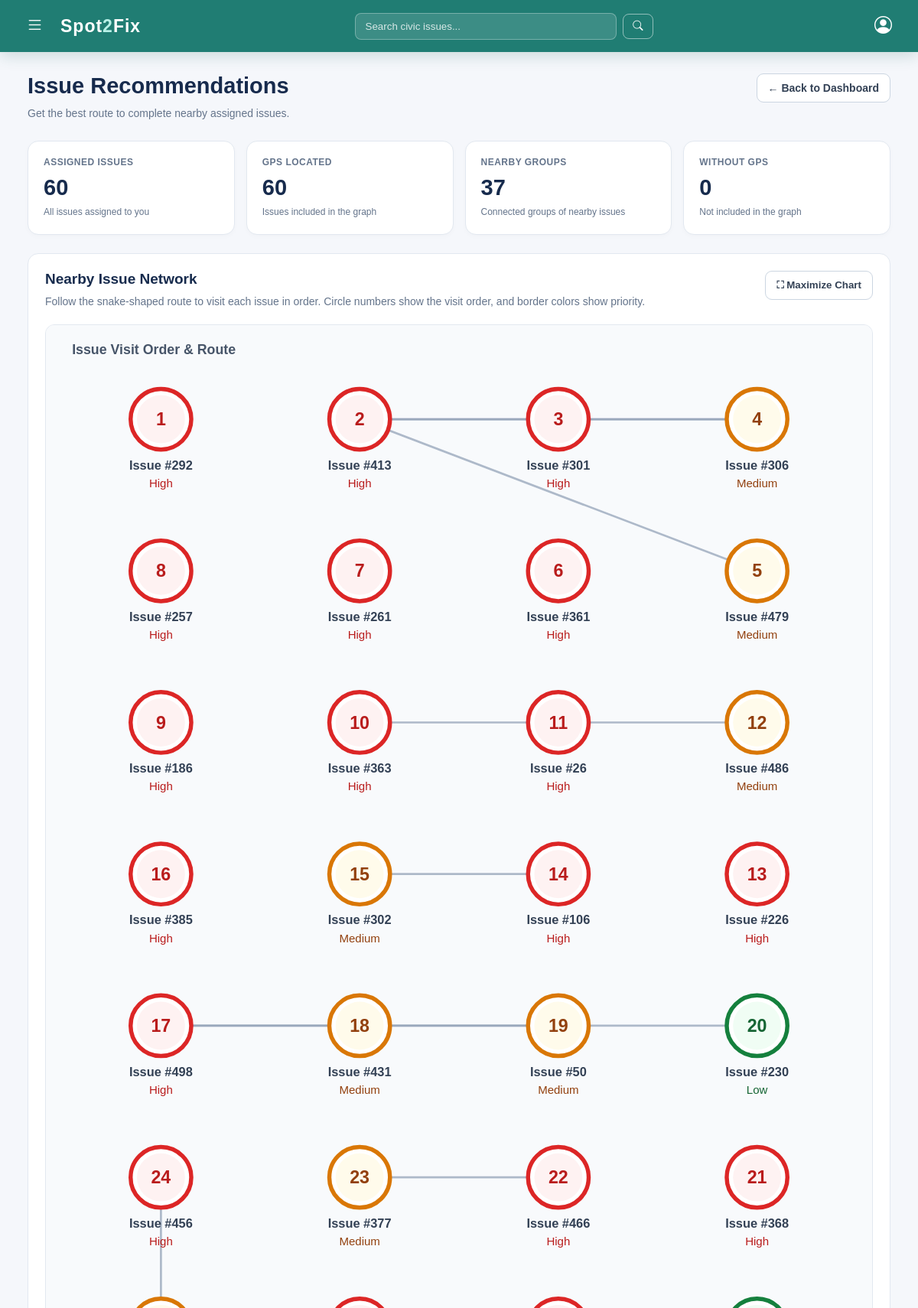
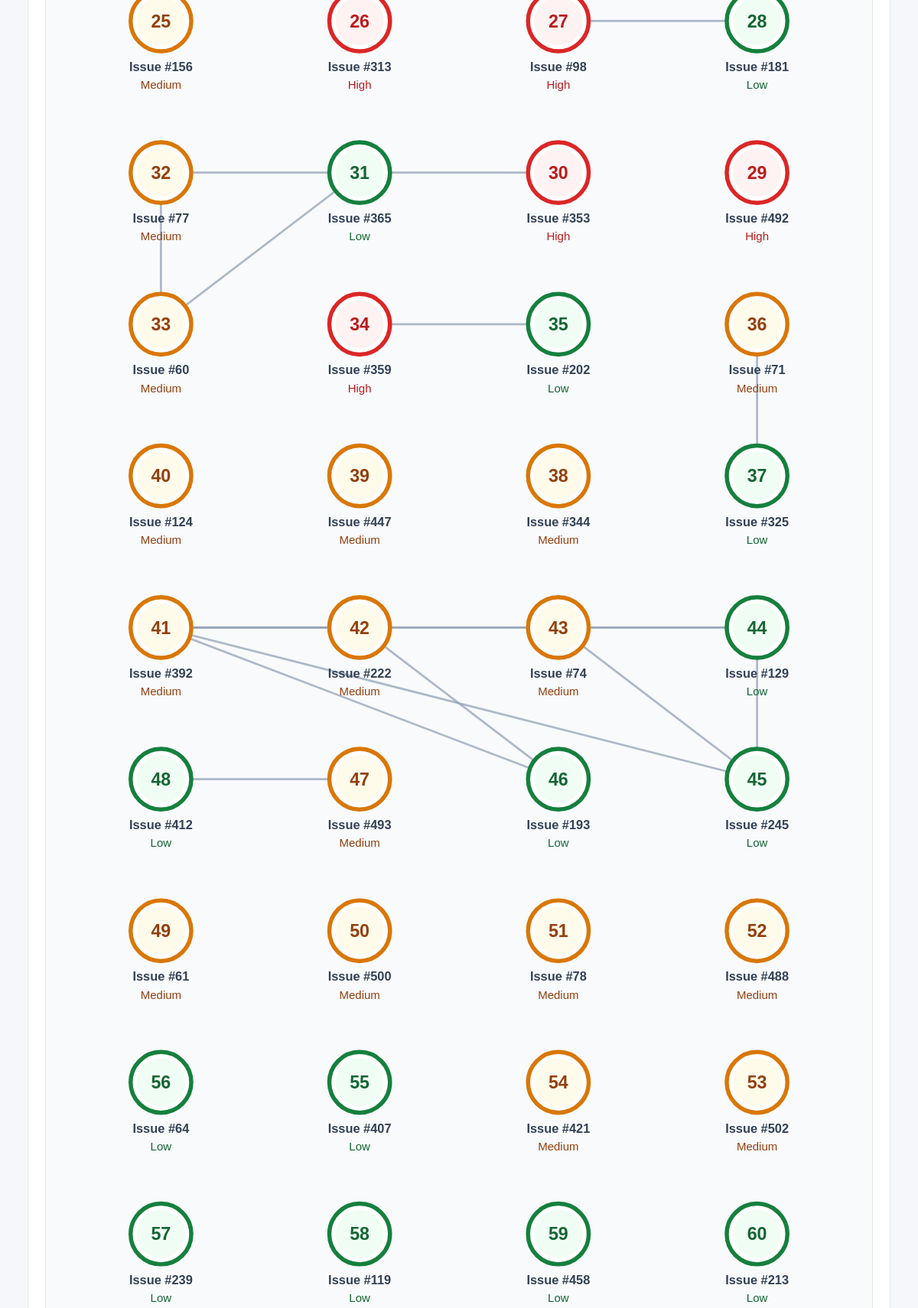
The page /maintenance/recommendations/ (signed in, upper part) on the database its author committed (2 pictures, top to bottom).
### app1/models.py (models this page shows, shortened)
class Issue(models.Model):
    CATEGORY_CHOICES = [
        ('pothole', 'Pothole'),
        ('damaged_road', 'Damaged Road'),
        ('waterlogging', 'Waterlogging'),
        ('garbage', 'Garbage'),
        ('other', 'Other'),
    ]
    STATUS_CHOICES = [
        ('submitted', 'Submitted'),
        ('under_review', 'Under Review'),
        ('in_progress', 'In Progress'),
        ('resolved', 'Resolved'),
    ]
    PRIORITY_CHOICES = [
        ('low', 'Low'),
        ('medium', 'Medium'),
        ('high', 'High'),
    ]
    user = models.ForeignKey(
        User, on_delete=models.CASCADE, related_name='issues'
    )
    title = models.CharField(max_length=200)
    description = models.TextField()
    category = models.CharField(
        max_length=30, choices=CATEGORY_CHOICES
    )
    photo = models.ImageField(upload_to='issues/', blank=True, null=True)
    latitude = models.FloatField(blank=True, null=True)
    longitude = models.FloatField(blank=True, null=True)
    priority = models.CharField(
        max_length=10, choices=PRIORITY_CHOICES, default='medium'
    )
    status = models.CharField(
        max_length=20, choices=STATUS_CHOICES, default='submitted'
    )
    created_at = models.DateTimeField(auto_now_add=True)

### app1/views.py (the view)
# urls.py: path('maintenance/recommendations/', views.maintenance_recommendations, name='maintenance_recommendations'),
@login_required
def maintenance_recommendations(request):
    try:
        profile = request.user.profile
    except Profile.DoesNotExist:
        messages.error(request, "User profile not found.")
        return redirect("home")
    if profile.role != "maintenance":
        messages.error(request, "Access denied.")
        return redirect("home")
    assignments = list(
        Assignment.objects.filter(
            assigned_to=request.user.username
        ).select_related(
            "issue",
            "issue__user",
        ).order_by("-assigned_at", "-pk")
    )
    located = []
    unlocated = []
    for assignment in assignments:
        issue = assignment.issue
        if issue.latitude is not None and issue.longitude is not None:
            located.append(assignment)
        else:
            unlocated.append(assignment)
    count = len(located)
    graph = {i: [] for i in range(count)}
    edges = []
    for i in range(count):
        for j in range(i + 1, count):
            issue_a = located[i].issue
            issue_b = located[j].issue
            distance = calculate_distance(
                issue_a.latitude,
                issue_a.longitude,
                issue_b.latitude,
                issue_b.longitude,
            )
            if distance <= 2:
                graph[i].append(j)
                graph[j].append(i)
                edges.append({
                    "source": i,
                    "target": j,
                    "distance": round(distance, 2),
                })
    priority_order = {
        "high": 0,
        "medium": 1,
        "low": 2,
    }
    def start_key(index):
        assignment = located[index]
        return (
            priority_order.get(
                assignment.issue.priority, 3
            ),
            assignment.assigned_at,
            assignment.pk,
        )
    start_order = sorted(range(count), key=start_key)
    visited = set()
    bfs_order = []
    components = []
    component_number = {}
    for start in start_order:
        if start in visited:
            continue
        queue = deque([start])
        visited.add(start)
        component = []
        while queue:
            current = queue.popleft()
            bfs_order.append(current)
            component.append(current)
            neighbours = sorted(
                graph[current],
                key=start_key,
            )
            for neighbour in neighbours:
                if neighbour not in visited:
                    visited.add(neighbour)
                    queue.append(neighbour)
        group_number = len(components) + 1
        for index in component:
            component_number[index] = group_number
        components.append(component)
    nodes = []
    columns = 4
    start_x = 110
    start_y = 90
    gap_x = 190
    gap_y = 145
    for position, index in enumerate(bfs_order):
        row = position // columns
        col = position % columns
        if row % 2 == 1:
            col = columns - 1 - col
        x = start_x + col * gap_x
        y = start_y + row * gap_y
        assignment = located[index]
        issue = assignment.issue
        nodes.append({
            "index": index,
            "x": x,
            "y": y,
            "id": issue.pk,
            "title": issue.title,
            "priority": issue.get_priority_display(),
            "priority_key": issue.priority,
            "status": issue.get_status_display(),
            "category": issue.get_category_display(),
            "component": component_number[index],
            "bfs_position": position + 1,
            "latitude": issue.latitude,
            "longitude": issue.longitude,
        })
    node_positions = {
        node["index"]: node
        for node in nodes
    }
    for edge in edges:
        source_node = node_positions[edge["source"]]
        target_node = node_positions[edge["target"]]
        edge["x1"] = source_node["x"]
        edge["y1"] = source_node["y"]
        edge["x2"] = target_node["x"]
        edge["y2"] = target_node["y"]
        edge["source_id"] = source_node["id"]
        edge["target_id"] = target_node["id"]
    ordered_assignments = [
        located[index]
        for index in bfs_order
    ]
    total_rows = (len(nodes) + columns - 1) // columns
    chart_width = (
        start_x * 2
        + (columns - 1) * gap_x
    )
    chart_height = (
        start_y * 2
        + max(0, total_rows - 1) * gap_y
    )
    context = {
        "nodes": nodes,
        "edges": edges,
        "components": components,
        "component_count": len(components),
        "located_count": count,
        "unlocated_assignments": unlocated,
        "bfs_assignments": ordered_assignments,
        "total_assignments": len(assignments),
        "chart_width": chart_width,
        "chart_height": chart_height,
    }
    return render(
        request,
        "project1/maintenance_recommendations.html",
        context,
    )

### app1/views.py (called while the page is built)
def calculate_distance(lat1, lon1, lat2, lon2):
    lat1, lon1, lat2, lon2 = map(
        float, [lat1, lon1, lat2, lon2]
    )
    lat1, lon1, lat2, lon2 = map(
        radians, [lat1, lon1, lat2, lon2]
    )
    dlat = lat2 - lat1
    dlon = lon2 - lon1
    a = (
        sin(dlat / 2) ** 2
        + cos(lat1) * cos(lat2) * sin(dlon / 2) ** 2
    )
    a = min(1.0, max(0.0, a))
    return 6371 * 2 * asin(sqrt(a))

### app1/templates/project1/maintenance_recommendations.html (shortened to what this page needs)
<!DOCTYPE html>
<html lang="en">
<head>
</head>
<body>
{% include "project1/navbar.html" %}
<main class="container">
    <section class="page-heading">
        <div>
            <h1>Issue Recommendations</h1>
            <p class="subtitle">
                Get the best route to complete nearby assigned issues.
            </p>
        </div>
        <a href="{% url 'maintenance_dashboard' %}" class="btn">
            ← Back to Dashboard
        </a>
    </section>
    <section class="stats-grid">
        <div class="stat-card">
            <div class="stat-label">Assigned Issues</div>
            <div class="stat-value">{{ total_assignments }}</div>
            <div class="stat-note">All issues assigned to you</div>
        </div>
        <div class="stat-card">
            <div class="stat-label">GPS Located</div>
            <div class="stat-value">{{ located_count }}</div>
            <div class="stat-note">Issues included in the graph</div>
        </div>
        <div class="stat-card">
            <div class="stat-label">Nearby Groups</div>
            <div class="stat-value">{{ component_count }}</div>
            <div class="stat-note">Connected groups of nearby issues</div>
        </div>
        <div class="stat-card">
            <div class="stat-label">Without GPS</div>
            <div class="stat-value">{{ unlocated_assignments|length }}</div>
            <div class="stat-note">Not included in the graph</div>
        </div>
    </section>
    <section class="chart-panel" id="recommendationChart">
        <div class="chart-header">
            <div>
                <h2>Nearby Issue Network</h2>
                <p class="muted">
                    Follow the snake-shaped route to visit each issue in order.
                    Circle numbers show the visit order, and border colors show priority.
                </p>
            </div>
            <button type="button"
                    class="btn"
                    id="maximizeChart"
                    onclick="toggleChart()"
                    aria-expanded="false">
                ⛶ Maximize Chart
            </button>
        </div>
        {% if nodes %}
        <div class="chart-scroll">
            <svg
                xmlns="http://www.w3.org/2000/svg"
                viewBox="0 0 {{ chart_width|default:870 }} {{ chart_height|default:180 }}"
                width="100%"
                height="{{ chart_height|default:180 }}"
                preserveAspectRatio="xMinYMin meet"
                role="img"
                aria-label="Assigned Issues Route & Priority">
                <defs>
                    <marker id="arrowhead"
                            markerWidth="8"
                            markerHeight="8"
                            refX="6"
                            refY="3"
                            orient="auto">
                        <path d="M0,0 L6,3 L0,6 Z" fill="#64748b"/>
                    </marker>
                </defs>
                <rect
                    x="0"
                    y="0"
                    width="{{ chart_width|default:870 }}"
                    height="{{ chart_height|default:180 }}"
                    fill="#f8fafc"
                />
                <text x="25"
                      y="28"
                      font-size="13"
                      font-weight="700"
                      fill="#475569">
                    Issue Visit Order & Route
                </text>
                {% for edge in edges %}
                <line
                    x1="{{ edge.x1 }}"
                    y1="{{ edge.y1 }}"
                    x2="{{ edge.x2 }}"
                    y2="{{ edge.y2 }}"
                    stroke="#94a3b8"
                    stroke-width="2"
                    stroke-opacity="0.75"
                />
                {% endfor %}
                {% for node in nodes %}
                <g>
                    <title>{{ node.bfs_position }}. {{ node.title }} — Priority: {{ node.priority }} — Status: {{ node.status }}</title>
                    <circle
                        cx="{{ node.x }}"
                        cy="{{ node.y }}"
                        r="29"
                        fill="#ffffff"
                        stroke="{% if node.priority_key == 'high' %}#dc2626{% elif node.priority_key == 'medium' %}#d97706{% else %}#15803d{% endif %}"
                        stroke-width="4"
                    />
                    <circle
                        cx="{{ node.x }}"
                        cy="{{ node.y }}"
                        r="23"
                        fill="{% if node.priority_key == 'high' %}#fef2f2{% elif node.priority_key == 'medium' %}#fffbeb{% else %}#f0fdf4{% endif %}"
                    />
                    <text
                        x="{{ node.x }}"
                        y="{{ node.y|add:'6' }}"
                        text-anchor="middle"
                        font-size="17"
                        font-weight="800"
                        fill="{% if node.priority_key == 'high' %}#b91c1c{% elif node.priority_key == 'medium' %}#92400e{% else %}#166534{% endif %}">
                        {{ node.bfs_position }}
                    </text>
                    <text
                        x="{{ node.x }}"
                        y="{{ node.y|add:'48' }}"
                        text-anchor="middle"
                        font-size="12"
                        font-weight="700"
                        fill="#334155">
                        Issue #{{ node.id }}
                    </text>
                    <text
                        x="{{ node.x }}"
                        y="{{ node.y|add:'65' }}"
                        text-anchor="middle"
                        font-size="11"
                        fill="{% if node.priority_key == 'high' %}#b91c1c{% elif node.priority_key == 'medium' %}#92400e{% else %}#166534{% endif %}">
                        {{ node.priority|title }}
                    </text>
                </g>
                {% endfor %}
            </svg>
        </div>
        {% else %}
        <div class="empty-state">
            <strong>No GPS-based recommendations available</strong>
            No assigned issues with valid GPS coordinates were found.
            Issues without coordinates may still appear below.
        </div>
        {% endif %}
    </section>
</main>
</body>
</html>

### app1/templates/project1/maintenance_recommendations.html (style rules this page uses)
:root { --primary: #0f766e; --primary-light: #f0fdfa; --text: #172b4d; --muted: #64748b; --border: #e2e8f0; --background: #f5f7fb; --white: #ffffff; --high: #dc2626; --medium: #d97706; --low: #15803d; }
* { box-sizing: border-box; }
body { margin: 0; background: var(--background); color: var(--text); font-family: Arial, Helvetica, sans-serif; font-size: 14px; }
a { text-decoration: none; color: inherit; }
.container { width: min(1250px, 94%); margin: 0 auto 45px; padding-top: 96px; }
.page-heading { display: flex; justify-content: space-between; align-items: flex-start; gap: 20px; margin-bottom: 24px; }
h1 { margin: 0 0 8px; font-size: 29px; }
h2 { margin: 0 0 7px; font-size: 19px; }
.subtitle, .muted { color: var(--muted); line-height: 1.65; }
.subtitle { margin: 0; }
.btn { display: inline-flex; justify-content: center; align-items: center; gap: 8px; padding: 10px 14px; border: 1px solid #cbd5e1; border-radius: 9px; background: white; color: #334155; font-weight: 700; cursor: pointer; white-space: nowrap; }
.stats-grid { display: grid; grid-template-columns: repeat(4, minmax(0, 1fr)); gap: 15px; margin-bottom: 24px; }
.stat-card, .panel { background: white; border: 1px solid var(--border); border-radius: 14px; box-shadow: 0 2px 6px rgba(15, 23, 42, 0.025); }
.stat-card { padding: 20px; }
.stat-label { color: var(--muted); font-size: 12px; font-weight: 800; text-transform: uppercase; letter-spacing: .5px; }
.stat-value { margin-top: 10px; font-size: 29px; font-weight: 800; }
.stat-note { margin-top: 6px; color: var(--muted); font-size: 12px; line-height: 1.5; }
.chart-panel { position: relative; padding: 22px; margin-bottom: 24px; background: white; border: 1px solid var(--border); border-radius: 14px; min-width: 0; }
.chart-header { display: flex; justify-content: space-between; align-items: flex-start; gap: 15px; margin-bottom: 18px; }
.chart-header p { margin: 0; }
.chart-scroll { width: 100%; max-width: 100%; height: auto; max-height: none; overflow-x: auto; overflow-y: visible; border: 1px solid var(--border); border-radius: 12px; background: #f8fafc; }
.chart-scroll svg { display: block; width: 100%; height: auto; min-width: 870px; max-width: none; }

### app1/templates/project1/navbar.html (style rules this page uses)
:root { --sf-teal: #2A9D8F; --sf-dark: #207D73; --sf-light: #D9F3EF; --sf-hover: rgba(255, 255, 255, 0.15); --sf-white: #FFFFFF; --sf-text: #16302D; }

### rows shown on the page
Issue: bfs_position "1", id "292", priority "High"
Issue: bfs_position "9", id "186", priority "High"
Issue: bfs_position "14", id "106", priority "High"
Issue: bfs_position "15", id "302", priority "Medium"
Issue: bfs_position "16", id "385", priority "High"
Issue: bfs_position "24", id "456", priority "High"
Issue: bfs_position "28", id "181", priority "Low"
Issue: bfs_position "31", id "365", priority "Low"
Issue: bfs_position "32", id "77", priority "Medium"
Issue: bfs_position "40", id "124", priority "Medium"
Issue: bfs_position "41", id "392", priority "Medium"
Issue: bfs_position "44", id "129", priority "Low"
Issue: bfs_position "47", id "493", priority "Medium"
Issue: bfs_position "54", id "421", priority "Medium"
Issue: bfs_position "55", id "407", priority "Low"
Issue: bfs_position "58", id "119", priority "Low"
Issue: bfs_position "59", id "458", priority "Low"

### other values the page prints
{{ total_assignments }} "60"
{{ located_count }} "60"
{{ component_count }} "37"
{{ unlocated_assignments|length }} "0"
{{ node.bfs_position }} "2" "3" "4" "5" "6" "7" "8" "10" "11" "12" "13" "17" "18" "19" "20" "21" "22" "23" "25" "26" "27" "29" "30" "33" "34" "35" "36" "37" "38" "39" "42" "43" "45" "46" "48" "49" "50" "51" "52" "53" "56" "57" "60"
{{ node.id }} "413" "301" "306" "479" "361" "261" "257" "363" "26" "486" "226" "498" "431" "50" "230" "368" "466" "377" "156" "313" "98" "492" "353" "60" "359" "202" "71" "325" "344" "447" "222" "74" "245" "193" "412" "61" "500" "78" "488" "502" "64" "239" "213"
{{ node.priority|title }} "High" "High" "Medium" "Medium" "High" "High" "High" "High" "High" "Medium" "High" "High" "Medium" "Medium" "Low" "High" "High" "Medium" "Medium" "High" "High" "High" "High" "Medium" "High" "Low" "Medium" "Low" "Medium" "Medium" "Medium" "Medium" "Low" "Low" "Low" "Medium" "Medium" "Medium" "Medium" "Medium" "Low" "Low" "Low"
